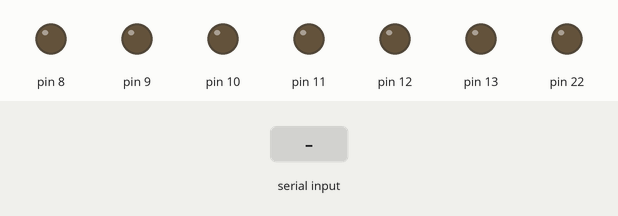
The sketch below on a simulated Arduino Uno, built with avr-gcc and run on an emulated ATmega328P. Shown: output pins drawn as LEDs (lit = HIGH). Inputs (shaded band) come from the test bench. What the sketch prints to the serial monitor is not drawn.

Above: at 1.2 s.
1.3 s: "0" received over Serial
At 2.5 s:
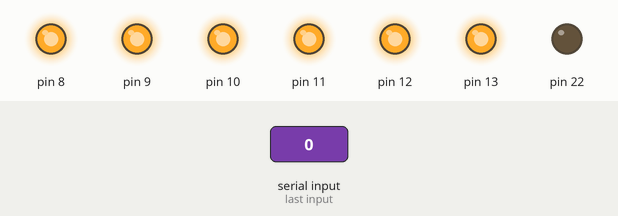
2.8 s: "1" received over Serial
At 3.7 s:
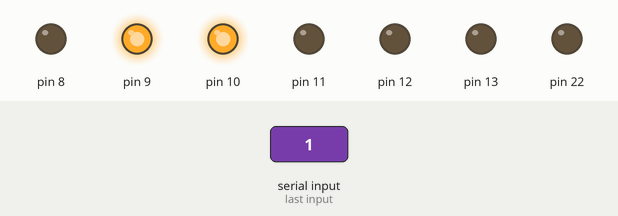
4.3 s: "2" received over Serial
At 4.8 s:
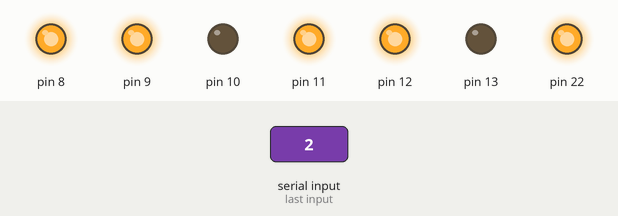
5.8 s: "3" received over Serial
At 7.0 s:
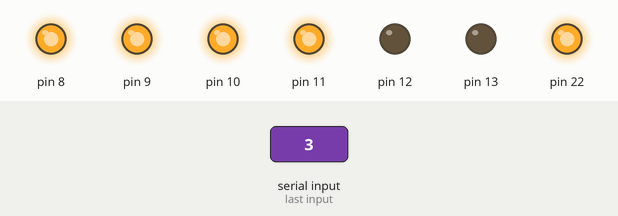
7.3 s: "4" received over Serial
At 8.3 s:
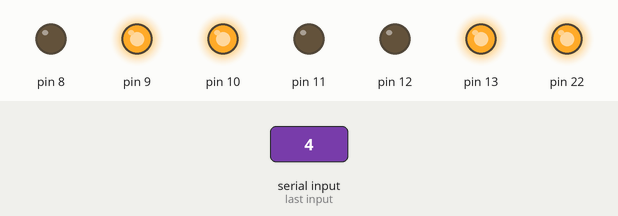
8.8 s: "5" received over Serial
At 9.4 s:
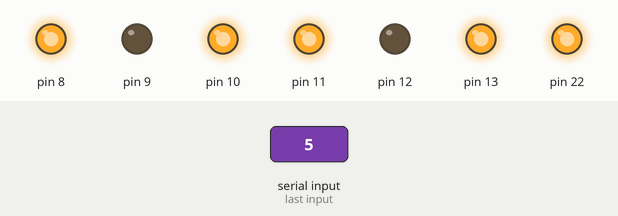
Timing chart, 0 to 11.3 s (numbered marks = the images above; inputs shaded):
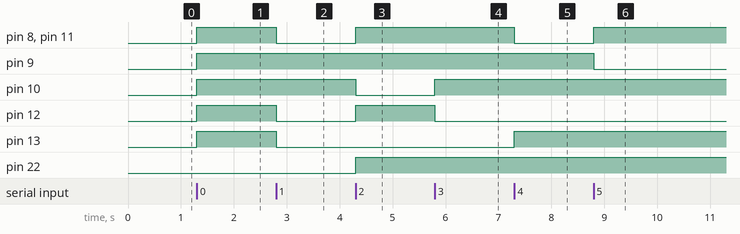

The sketch:

7segment_using_baremetal.ino
```cpp
/*
  Project: 7-Segment Display using Register-Level Programming on Arduino (ATmega328P)
  Author: Kalash Bheda
  Description:
    - This project displays digits 0–9 on a common cathode 7-segment display.
    - Each segment (a to g) is connected to PORTB pins PB0–PB6 on the ATmega328P.
    - The user enters a digit (0 to 9) via the Serial Monitor.
    - The program uses switch-case and register-level control (no pinMode/digitalWrite).
    - It sends the corresponding 7-segment hex code directly to PORTB to light up segments.

  Hardware:
    - Common cathode 7-segment display
    - Segments a–g connected to Arduino pins PB0–PB6
    - Common cathode pin connected to GND

  How It Works:
    - DDRB (Data Direction Register B) is used to set PB0–PB6 as output.
    - PORTB is directly written with specific bit patterns (hex codes) for each digit.
    - The serial terminal receives characters, and appropriate hex is selected using switch-case.
*/

char input;  // Variable to store the user's input

void setup() {
  // Set PB0 to PB6 as output (segment lines)
  DDRB |= 0b01111111;  // Bits 0–6 set to 1 (output), PB7 left unchanged

  // Initialize serial communication at 9600 baud
  Serial.begin(9600);
  Serial.println("Enter a number (0-9):");
}

void loop() {
  // Check if data is available from the serial monitor
  if (Serial.available()) {
    input = Serial.read();  // Read one character from serial input

    // Match the input character using switch-case
    switch (input) {
      case '0':
        PORTB = (PORTB & 0b10000000) | 0x3F;  // Display 0
        break;
      case '1':
        PORTB = (PORTB & 0b10000000) | 0x06;  // Display 1
        break;
      case '2':
        PORTB = (PORTB & 0b10000000) | 0x5B;  // Display 2
        break;
      case '3':
        PORTB = (PORTB & 0b10000000) | 0x4F;  // Display 3
        break;
      case '4':
        PORTB = (PORTB & 0b10000000) | 0x66;  // Display 4
        break;
      case '5':
        PORTB = (PORTB & 0b10000000) | 0x6D;  // Display 5
        break;
      case '6':
        PORTB = (PORTB & 0b10000000) | 0x7D;  // Display 6
        break;
      case '7':
        PORTB = (PORTB & 0b10000000) | 0x07;  // Display 7
        break;
      case '8':
        PORTB = (PORTB & 0b10000000) | 0x7F;  // Display 8
        break;
      case '9':
        PORTB = (PORTB & 0b10000000) | 0x6F;  // Display 9
        break;
      default:
        Serial.println("Invalid input. Please enter a digit (0–9).");
        break;
    }
  }
}
```

baremetal_ADC.ino
```cpp
#include <avr/io.h>       // For register definitions
#define F_CPU 16000000UL  // Define CPU clock frequency (16 MHz)
#include <util/delay.h>    // For delay functions

int main(void) {
    // Step 1: Set reference voltage to AVcc
    ADMUX = (1 << REFS0);

    // Step 2: Set ADC prescaler to 64 and enable ADC
    ADCSRA = (1 << ADEN) | (1 << ADPS2) | (1 << ADPS1); // ADC Enable (ADEN) and Prescaler (ADPS2, ADPS1)

    uint16_t adc_value;

    while (1) {
        // Step 3: Start the conversion by setting the ADSC bit
        ADCSRA |= (1 << ADSC);

        // Step 4: Wait for the conversion to complete (ADSC bit becomes 0 when done)
        while (ADCSRA & (1 << ADSC));

        // Step 5: Read the ADC value (ADCL and ADCH contain the result)
        adc_value = ADC;  // 16-bit value (ADCL + ADCH)

        // Optional: You can use the adc_value here, e.g., send to a UART or display it

        // Small delay for stability
        _delay_ms(100);
    }

    return 0;
}
```

Measured:
- after the input at 1.3 s, pin 8–13: LOW → HIGH at once
- after the input at 2.8 s, pin 8, pin 11–13: HIGH → LOW at once
- after the input at 4.3 s, pin 8, pin 11, pin 12, pin 22: LOW → HIGH at once; pin 10: HIGH → LOW at once
- after the input at 5.8 s, pin 10: LOW → HIGH at once; pin 12: HIGH → LOW at once
- after the input at 7.3 s, pin 8, pin 11: HIGH → LOW at once; pin 13: LOW → HIGH at once
- after the input at 8.8 s, pin 8, pin 11: LOW → HIGH at once; pin 9: HIGH → LOW at once
